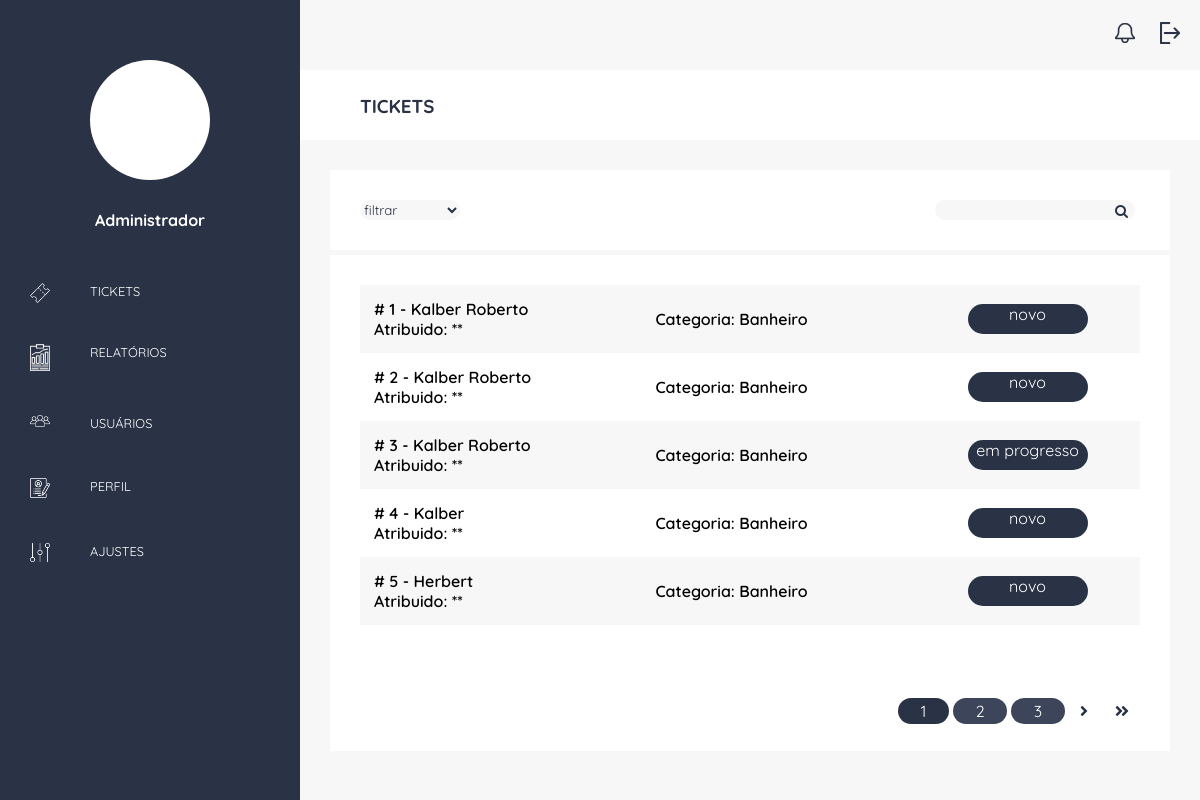
Screenshot of /adm/inicial/ (signed in) with the database file from the repository.
### ticket/models.py (models this page shows, shortened)
class Ticket(models.Model):
    STATUS = (
        ('1', 'novo'),
        ('2', 'resolvido'),
        ('3', 'em progresso')
    )
    status = models.CharField(max_length=1, null=True, choices=STATUS, default='1')
    data_criacao=models.DateTimeField(auto_now_add=True)
    categoria = models.ForeignKey(Categoria, on_delete=models.SET_NULL, null=True)
    nome_completo = models.CharField(max_length=50)
    email = models.EmailField()
    telefone = models.CharField(max_length=14)
    anexo = models.FileField(upload_to='post_image', blank=True)
    descricao = models.TextField()

class Categoria(models.Model):
    nome=models.CharField(max_length=100)

### adminstrador/views.py (the view)
# urls.py: path('inicial/', inicial, name='inicial'),
@login_required
def inicial(request):
    tickets_list = Ticket.objects.all()
    paginator = Paginator(tickets_list, 5)
    page = request.GET.get('page')
    tickets = paginator.get_page(page)
    return render(request, 'listartickets.html', {"tickets": tickets})

### adminstrador/templates/listartickets.html (shortened to what this page needs)
{% extends 'basedashboard.html' %}
{% block titulo  %} TICKETS {% endblock %}
{% block main %}
<div class="container-opticket">
    <div class="content-filter">
        <select class="select-filter" id="status" onchange="myFunction()">
            <option value="0">filtrar</option>
        </select>
    </div>
    <div class="content-search">
        <form class="search" action="{% url 'pesquisa' %}" method="GET">
            <input class="input-search" type="text" name="id" value="{{ id }}">
            <div id="lupa"></div>
        </form>
    </div>
</div>
<div class="container-table">
    <div class="content-table">
        <table class="table-list">
            {% for ticket in tickets %}
            <tr>
                <td class="list-font">
                    # {{ ticket.id }} - {{ ticket.nome_completo }} <br>
                    Atribuido: **
                </td>
                <td class="list-font">
                    Categoria: {{ ticket.categoria.nome }}
                </td>
                <td>
                    <div class="btn-status">
                    {{ ticket.get_status_display }}
                    </div>
                </td>
            </tr>
            {% endfor %}
        </table>
    </div>
    <div class="pagination">
        {% for num in tickets.paginator.page_range %}
            {% if tickets.number == num %}
                <span class="pagination-number pagination-current">{{num}}</span>
            {% elif num > tickets.number|add:'-3' and num < tickets.number|add:'3' %}
                <a class="pagination-number" href="?page={{num}}">{{num}}</a>
            {% endif %}
        {% endfor %}
        {% if tickets.has_next %}
            <a class="pagination-action" href="?page={{tickets.next_page_number}}"> <i class="fas fa-angle-right"></i> </a>
            <a class="pagination-action" href="?page={{tickets.paginator.num_pages}}"> <i class="fas fa-angle-double-right"></i></a>
        {% endif %}
    </div>
</div>
{% endblock %}

### static/css/colors.css (style rules this page uses)
:root { --gray: #3C4559; --dark-gray: #2A3245; --light-gray: #F7F7F7; --red: #FF0042; --dark-red: #DE0039; --white: #ffffff; }

### static/css/ticketlist.css (style rules this page uses)
.container-opticket { display: grid; grid-template-columns: 1fr 1fr; background-color: var(--white); height: 80px; margin: 30px 30px 0 30px; align-content: center; }
.select-filter { display: grid; grid-template-columns: 1fr; color: var(--dark-gray); background-color: var(--light-gray); width: 100px; height: 20px; border-radius: 20px; margin-left: 30px; }
.content-search { display: grid; justify-items: end; margin-right: 30px; }
.input-search { float: left; background-color: var(--light-gray); width: 200px; height: 20px; border-radius: 20px; margin-right: 5px; }
.container-table { display: grid; grid-template-columns: 1fr; grid-template-rows: auto auto; grid-template-areas: "list"; margin: 5px 30px 0 30px; background-color: var(--white); height: auto; }
.content-table { display: grid; grid-area: list; padding: 30px; }
.table-list { width: 100%; border-collapse: collapse; }
.list-font { font-weight: 600; }
.table-list th, .table-list td { text-align: left; padding: 14px; }
.table-list .btn-status { width: 120px; height: 30px; background-color: var(--dark-gray); color: var(--white); border-radius: 20px; text-align: center; margin: auto; }
.table-list tr:nth-child(odd) { background-color: var(--light-gray); }
#lupa { float: left; margin: 0px 0px 0px -25px; }
#lupa:after { font-family: FontAwesome; font-size: 14px; color: var(--dark-gray); content: "\f002" }
.pagination { text-align: right; margin-top: 1em; padding: 30px; }
.pagination-action { margin: 0 0.1em; padding: 0.6em; color: var(--dark-gray); }
.pagination-number { background-color: var(--gray); padding: 0.2em 1.4em; color: var(--white); border-radius: 18px; }
.pagination-number:hover, .pagination-current { background-color: var(--dark-gray); }

### rows the page displays
Ticket: id "1", nome_completo "Kalber Roberto", categoria.nome "Banheiro", status "novo"
Ticket: id "2", nome_completo "Kalber Roberto", categoria.nome "Banheiro", status "novo"
Ticket: id "3", nome_completo "Kalber Roberto", categoria.nome "Banheiro", status "em progresso"
Ticket: id "4", nome_completo "Kalber", categoria.nome "Banheiro", status "novo"
Ticket: id "5", nome_completo "Herbert", categoria.nome "Banheiro", status "novo"

### other values shown
{{ num }} "1"
{{ num }} "2" "3"
